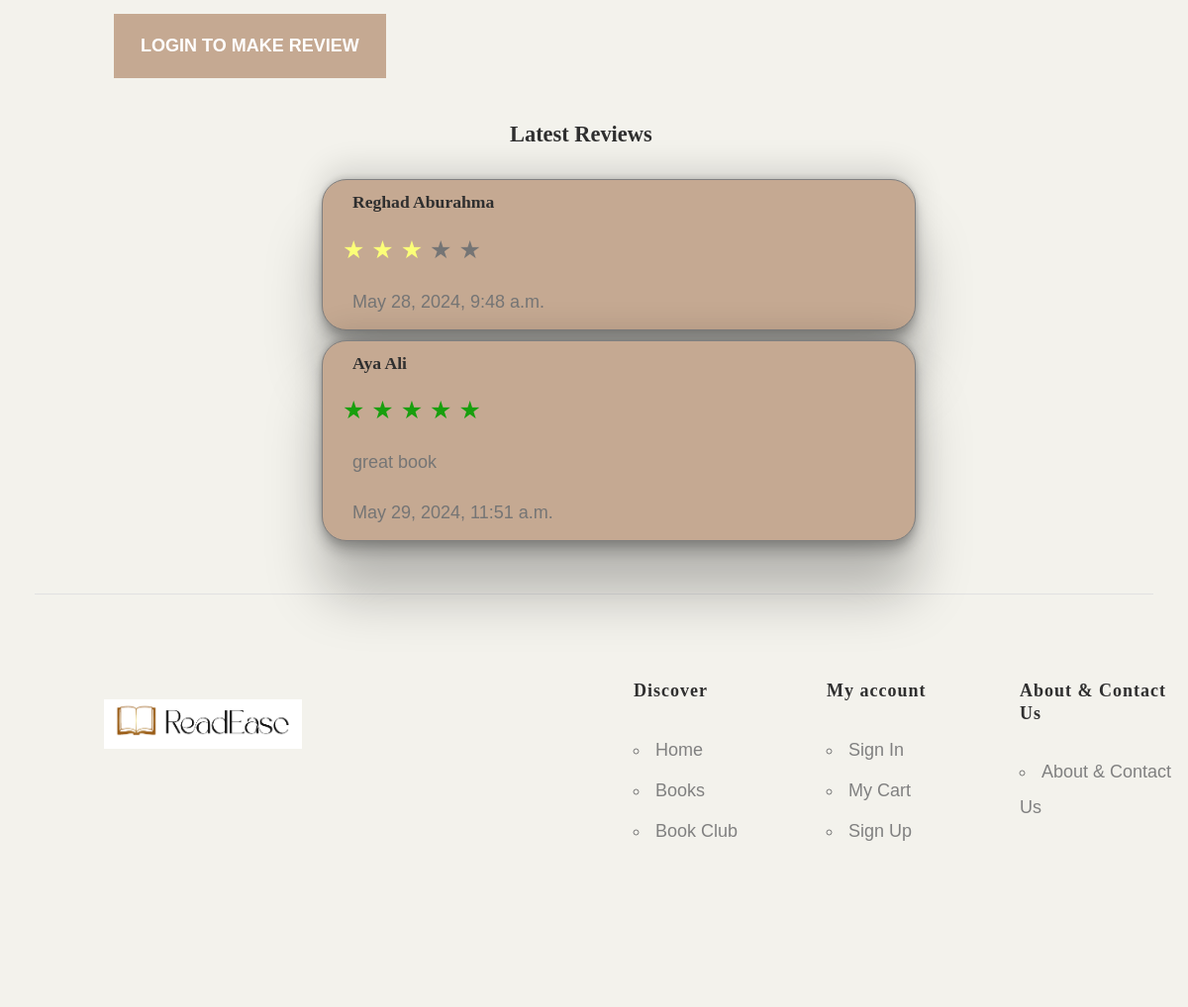
Before: /book/5 (lower part) with the older database file.
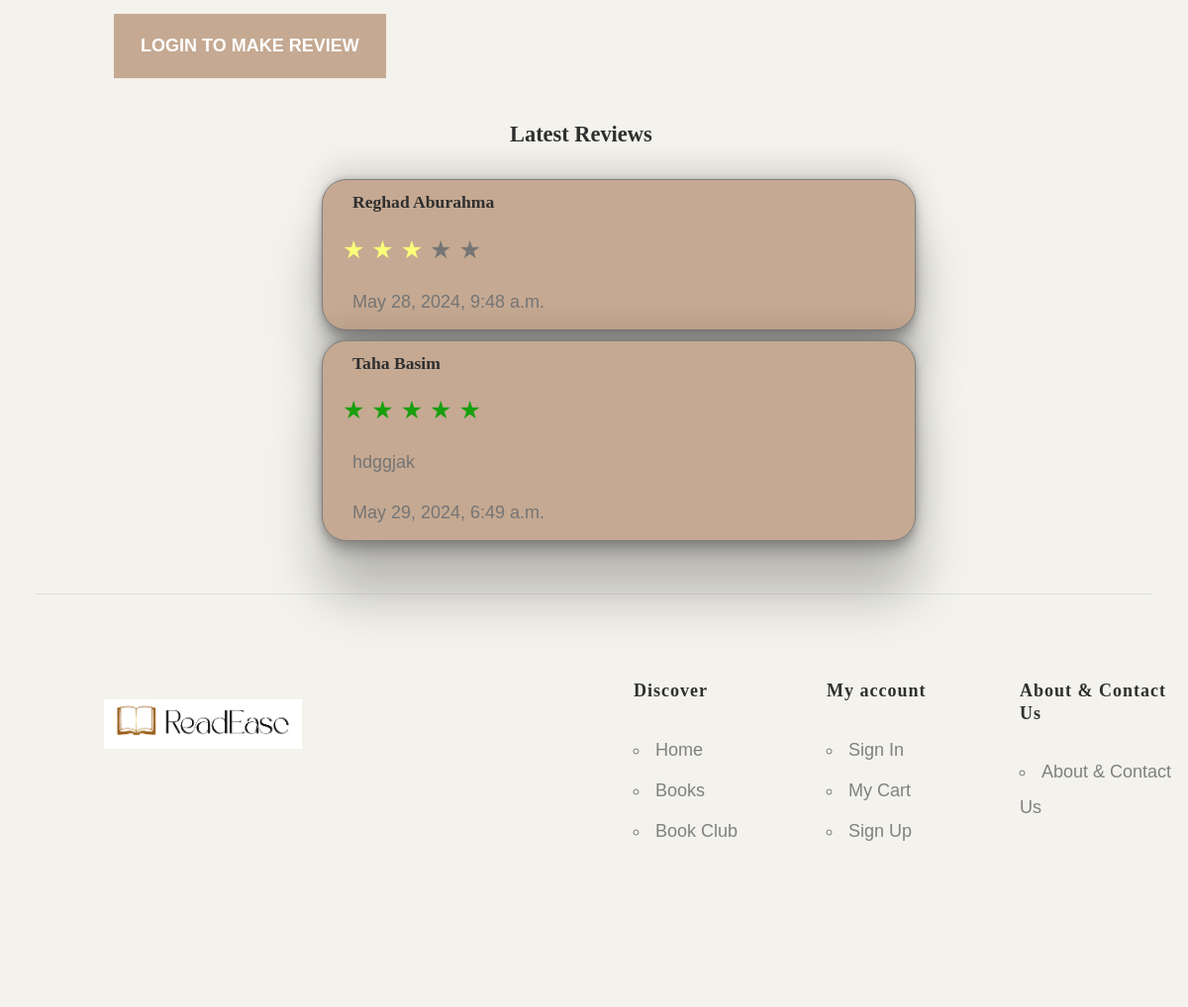
After: the same page with the newer database file.
### store_app/models.py (models this page shows)
class Review (models.Model):
    user = models.ForeignKey(User,related_name='reviews', on_delete=models.CASCADE)
    book = models.ForeignKey(Book,related_name='reviews', on_delete=models.CASCADE)
    review_level = models.IntegerField()
    message = models.TextField(null=True)
    created_at = models.DateTimeField(auto_now_add=True)
    updated_at = models.DateTimeField(auto_now=True)
    objects = ReviewManger()

class User(models.Model):
    first_name = models.CharField(max_length=45)
    last_name = models.CharField(max_length=45)
    email = models.CharField(max_length=128)
    password = models.CharField(max_length=64)
    birthday = models.DateField(null=True)
    gender = models.CharField(max_length=7)
    phone = models.CharField(max_length=30,default='')
    address = models.CharField(max_length=255,default='')
    created_at = models.DateTimeField(auto_now_add=True)
    updated_at = models.DateTimeField(auto_now=True)
    objects = UserManager()

### store_app/views.py (the view, shortened to what this page needs)
# urls.py: path('book/<int:bookID>',views.show_book),
def show_book(request,bookID):
    book = Book.objects.get(id=bookID)
    if not 'orderID' in  request.session :
        order = ''
    else:
        order = Order.objects.get(id=int(request.session['orderID']))
    if not 'userID' in request.session :
        data = {
            'book': book,
            'reviews': book.reviews.all(),
            'order':order ,
            'total':get_total_order(order)
            }
    return render (request, 'book_details.html', data)

### store_app/views.py (called while the page is built)
def get_total_order(order):
    total = 0
    if(order == ''):
        return 0
    for book in order.books.all():
        total = total + book.price
    return math.floor(total * 100)/100.0

### store_app/templates/book_details.html (shortened to what the changed rows need)
<!DOCTYPE html>
<html lang="en">
<head>
    {%load static%}
    <link rel="stylesheet" type="text/css" href="{%static 'css/normalize.css' %}">
    <link rel="stylesheet" type="text/css" href="{%static '/css/vendor.css'%}">
    <link rel="stylesheet" type="text/css" href="{%static 'css/style1.css'%}">
    <link rel="stylesheet" type="text/css" href="{%static 'css/star.css'%}">
    <link rel="stylesheet" href="https://cdnjs.cloudflare.com/ajax/libs/font-awesome/5.15.3/css/all.min.css"
 />
        <link rel="stylesheet" href="https://cdnjs.cloudflare.com/ajax/libs/font-awesome/6.5.2/css/all.min.css">
    </head>
    <body>
        <div id="header-wrap">
    <section id="billboard">
        <div class="container">
            <div class="row">
                <div class="col-md-12">
                    <div class="main-slider pattern-overlay">
                        <section class="mt-5" id="review-section">
                            <div id="reviews-container">
                                {% for review in reviews%}
                                <div style="width: 600px; margin-left: 200px;" class="row review_row">
                                    <div class="col-md-12 mt-5 reviews review_card">
                                        <h4 class="user_review"> {{review.user.first_name}} {{review.user.last_name}}
                                        </h4>
                                        <div class=" myshow" value="{{review.review_level}}">
                                            <span class="show_star ">★
                                            </span>
                                            <span class="show_star">★
                                            </span>
                                            <span class="show_star">★
                                            </span>
                                            <span class="show_star">★
                                            </span>
                                            <span class="show_star">★
                                            </span>
                                        </div>
                                        <div class="form-group">
                                            <p class="user_review">{{review.message}}</p>
                                            <p class="user_review">{{review.updated_at}}</p>
                                        </div>
                                    </div>
                                </div>
                                {% endfor %}
                            </div>
                        </section>
                    </div>
</body>
</html>

Changed rows visible on the page:
no longer on this page (row edited): Review: user.first_name "Aya", user.last_name "Ali", {{ review.review_level }} 5 (drawn), message "great book", updated_at "May 29, 2024, 11:51 a.m."
now on this page (row edited): Review: user.first_name "Taha", user.last_name "Basim", {{ review.review_level }} 5 (drawn), message "hdggjak", updated_at "May 29, 2024, 6:49 a.m."
